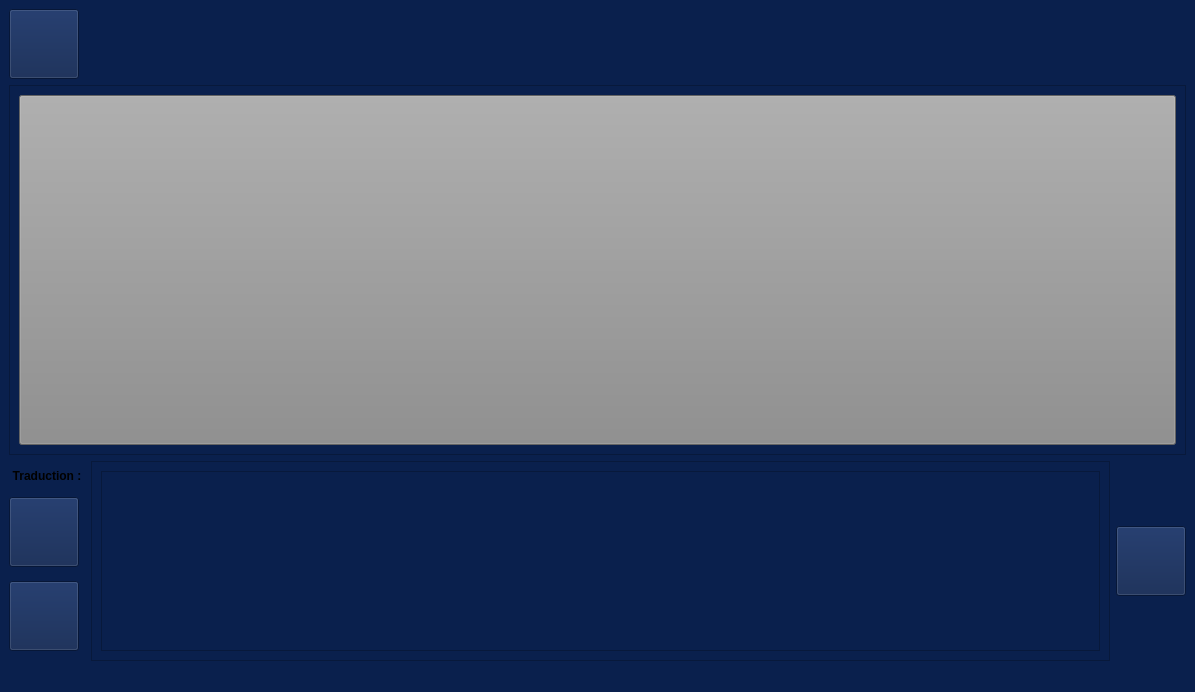
<?xml version="1.0" encoding="UTF-8"?>
<ui version="4.0">
 <class>MainWindow</class>
 <widget class="QMainWindow" name="MainWindow">
  <property name="windowModality">
   <enum>Qt::WindowModality::NonModal</enum>
  </property>
  <property name="geometry">
   <rect>
    <x>0</x>
    <y>0</y>
    <width>1195</width>
    <height>692</height>
   </rect>
  </property>
  <property name="sizePolicy">
   <sizepolicy hsizetype="Expanding" vsizetype="Expanding">
    <horstretch>0</horstretch>
    <verstretch>0</verstretch>
   </sizepolicy>
  </property>
  <property name="windowTitle">
   <string>TraductionLSF</string>
  </property>
  <property name="windowIcon">
   <iconset resource="../InterfaceLSF/ressource.qrc">
    <normaloff>:/new/prefix1/logolsf2.png</normaloff>:/new/prefix1/logolsf2.png</iconset>
  </property>
  <property name="autoFillBackground">
   <bool>false</bool>
  </property>
  <property name="styleSheet">
   <string notr="true">background-color: rgb(10, 32, 77);</string>
  </property>
  <widget class="QWidget" name="centralwidget">
   <property name="enabled">
    <bool>true</bool>
   </property>
   <property name="sizePolicy">
    <sizepolicy hsizetype="Expanding" vsizetype="Expanding">
     <horstretch>0</horstretch>
     <verstretch>0</verstretch>
    </sizepolicy>
   </property>
   <property name="autoFillBackground">
    <bool>false</bool>
   </property>
   <layout class="QGridLayout" name="gridLayout_3">
    <item row="2" column="1">
     <layout class="QGridLayout" name="gridLayout">
      <item row="1" column="0">
       <widget class="QPushButton" name="boutonparametre">
        <property name="sizePolicy">
         <sizepolicy hsizetype="Preferred" vsizetype="Preferred">
          <horstretch>0</horstretch>
          <verstretch>0</verstretch>
         </sizepolicy>
        </property>
        <property name="minimumSize">
         <size>
          <width>70</width>
          <height>70</height>
         </size>
        </property>
        <property name="maximumSize">
         <size>
          <width>70</width>
          <height>70</height>
         </size>
        </property>
        <property name="text">
         <string/>
        </property>
        <property name="icon">
         <iconset theme="QIcon::ThemeIcon::DocumentProperties"/>
        </property>
        <property name="iconSize">
         <size>
          <width>30</width>
          <height>30</height>
         </size>
        </property>
       </widget>
      </item>
      <item row="1" column="2">
       <spacer name="horizontalSpacer">
        <property name="orientation">
         <enum>Qt::Orientation::Horizontal</enum>
        </property>
        <property name="sizeType">
         <enum>QSizePolicy::Policy::Preferred</enum>
        </property>
        <property name="sizeHint" stdset="0">
         <size>
          <width>40</width>
          <height>20</height>
         </size>
        </property>
       </spacer>
      </item>
      <item row="1" column="1">
       <widget class="QLabel" name="logo">
        <property name="sizePolicy">
         <sizepolicy hsizetype="MinimumExpanding" vsizetype="Maximum">
          <horstretch>0</horstretch>
          <verstretch>0</verstretch>
         </sizepolicy>
        </property>
        <property name="minimumSize">
         <size>
          <width>0</width>
          <height>0</height>
         </size>
        </property>
        <property name="text">
         <string/>
        </property>
        <property name="pixmap">
         <pixmap resource="../InterfaceLSF/ressource.qrc">:/new/prefix1/logolsf2.png</pixmap>
        </property>
        <property name="alignment">
         <set>Qt::AlignmentFlag::AlignCenter</set>
        </property>
       </widget>
      </item>
     </layout>
    </item>
    <item row="3" column="1">
     <layout class="QGridLayout" name="gridLayout_2">
      <item row="0" column="0">
       <widget class="QFrame" name="frame">
        <property name="sizePolicy">
         <sizepolicy hsizetype="Expanding" vsizetype="Preferred">
          <horstretch>0</horstretch>
          <verstretch>0</verstretch>
         </sizepolicy>
        </property>
        <property name="frameShape">
         <enum>QFrame::Shape::StyledPanel</enum>
        </property>
        <property name="frameShadow">
         <enum>QFrame::Shadow::Raised</enum>
        </property>
        <layout class="QGridLayout" name="gridLayout_5">
         <item row="0" column="0">
          <widget class="QPushButton" name="pushButton_2">
           <property name="sizePolicy">
            <sizepolicy hsizetype="MinimumExpanding" vsizetype="Minimum">
             <horstretch>0</horstretch>
             <verstretch>0</verstretch>
            </sizepolicy>
           </property>
           <property name="minimumSize">
            <size>
             <width>300</width>
             <height>300</height>
            </size>
           </property>
           <property name="styleSheet">
            <string notr="true">background-color: rgb(139, 139, 139);</string>
           </property>
           <property name="text">
            <string/>
           </property>
           <property name="icon">
            <iconset theme="camera-video"/>
           </property>
           <property name="iconSize">
            <size>
             <width>30</width>
             <height>30</height>
            </size>
           </property>
          </widget>
         </item>
        </layout>
       </widget>
      </item>
     </layout>
    </item>
    <item row="4" column="1">
     <layout class="QHBoxLayout" name="horizontalLayout">
      <item>
       <layout class="QVBoxLayout" name="verticalLayout">
        <property name="sizeConstraint">
         <enum>QLayout::SizeConstraint::SetDefaultConstraint</enum>
        </property>
        <item>
         <widget class="QLabel" name="label_2">
          <property name="sizePolicy">
           <sizepolicy hsizetype="Maximum" vsizetype="Maximum">
            <horstretch>0</horstretch>
            <verstretch>0</verstretch>
           </sizepolicy>
          </property>
          <property name="font">
           <font>
            <bold>true</bold>
            <underline>false</underline>
           </font>
          </property>
          <property name="text">
           <string> Traduction : </string>
          </property>
          <property name="alignment">
           <set>Qt::AlignmentFlag::AlignCenter</set>
          </property>
         </widget>
        </item>
        <item>
         <widget class="QPushButton" name="activesynthese">
          <property name="sizePolicy">
           <sizepolicy hsizetype="Maximum" vsizetype="Maximum">
            <horstretch>0</horstretch>
            <verstretch>0</verstretch>
           </sizepolicy>
          </property>
          <property name="minimumSize">
           <size>
            <width>70</width>
            <height>70</height>
           </size>
          </property>
          <property name="sizeIncrement">
           <size>
            <width>0</width>
            <height>0</height>
           </size>
          </property>
          <property name="baseSize">
           <size>
            <width>0</width>
            <height>0</height>
           </size>
          </property>
          <property name="styleSheet">
           <string notr="true">background-color: rgb(10, 32, 77);</string>
          </property>
          <property name="text">
           <string/>
          </property>
          <property name="icon">
           <iconset theme="audio-volume-high"/>
          </property>
          <property name="iconSize">
           <size>
            <width>30</width>
            <height>30</height>
           </size>
          </property>
         </widget>
        </item>
        <item>
         <widget class="QPushButton" name="desactivesynthese">
          <property name="sizePolicy">
           <sizepolicy hsizetype="Maximum" vsizetype="Maximum">
            <horstretch>0</horstretch>
            <verstretch>0</verstretch>
           </sizepolicy>
          </property>
          <property name="minimumSize">
           <size>
            <width>70</width>
            <height>70</height>
           </size>
          </property>
          <property name="styleSheet">
           <string notr="true">background-color: rgb(10, 32, 77);</string>
          </property>
          <property name="text">
           <string/>
          </property>
          <property name="icon">
           <iconset theme="audio-volume-muted"/>
          </property>
          <property name="iconSize">
           <size>
            <width>30</width>
            <height>30</height>
           </size>
          </property>
          <property name="checkable">
           <bool>false</bool>
          </property>
         </widget>
        </item>
       </layout>
      </item>
      <item>
       <layout class="QGridLayout" name="gridLayout_4">
        <item row="1" column="0">
         <widget class="QFrame" name="frame_2">
          <property name="sizePolicy">
           <sizepolicy hsizetype="MinimumExpanding" vsizetype="Preferred">
            <horstretch>0</horstretch>
            <verstretch>0</verstretch>
           </sizepolicy>
          </property>
          <property name="maximumSize">
           <size>
            <width>16777215</width>
            <height>200</height>
           </size>
          </property>
          <property name="frameShape">
           <enum>QFrame::Shape::StyledPanel</enum>
          </property>
          <property name="frameShadow">
           <enum>QFrame::Shadow::Raised</enum>
          </property>
          <layout class="QHBoxLayout" name="horizontalLayout_2">
           <item>
            <widget class="QTextEdit" name="textEdit"/>
           </item>
          </layout>
         </widget>
        </item>
       </layout>
      </item>
      <item>
       <widget class="QPushButton" name="exportation">
        <property name="sizePolicy">
         <sizepolicy hsizetype="Preferred" vsizetype="Maximum">
          <horstretch>0</horstretch>
          <verstretch>0</verstretch>
         </sizepolicy>
        </property>
        <property name="minimumSize">
         <size>
          <width>70</width>
          <height>70</height>
         </size>
        </property>
        <property name="maximumSize">
         <size>
          <width>80</width>
          <height>16777215</height>
         </size>
        </property>
        <property name="text">
         <string/>
        </property>
        <property name="icon">
         <iconset theme="QIcon::ThemeIcon::DocumentSend"/>
        </property>
        <property name="iconSize">
         <size>
          <width>30</width>
          <height>30</height>
         </size>
        </property>
       </widget>
      </item>
     </layout>
    </item>
   </layout>
  </widget>
  <widget class="QStatusBar" name="statusbar"/>
  <widget class="QMenuBar" name="menubar">
   <property name="geometry">
    <rect>
     <x>0</x>
     <y>0</y>
     <width>1195</width>
     <height>21</height>
    </rect>
   </property>
  </widget>
 </widget>
 <resources>
  <include location="../InterfaceLSF/ressource.qrc"/>
 </resources>
 <connections/>
</ui>
